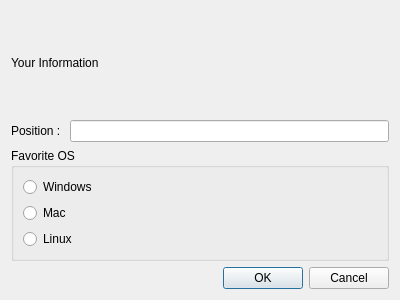
<?xml version="1.0" encoding="UTF-8"?>
<ui version="4.0">
 <class>InfoDialog</class>
 <widget class="QDialog" name="InfoDialog">
  <property name="geometry">
   <rect>
    <x>0</x>
    <y>0</y>
    <width>400</width>
    <height>300</height>
   </rect>
  </property>
  <property name="windowTitle">
   <string>Dialog</string>
  </property>
  <layout class="QVBoxLayout" name="verticalLayout_2">
   <item>
    <widget class="QLabel" name="label">
     <property name="text">
      <string>Your Information</string>
     </property>
    </widget>
   </item>
   <item>
    <layout class="QHBoxLayout" name="horizontalLayout_2">
     <item>
      <widget class="QLabel" name="label_2">
       <property name="text">
        <string>Position : </string>
       </property>
      </widget>
     </item>
     <item>
      <widget class="QLineEdit" name="positionLineEdit"/>
     </item>
    </layout>
   </item>
   <item>
    <widget class="QGroupBox" name="groupBox">
     <property name="title">
      <string>Favorite OS</string>
     </property>
     <layout class="QHBoxLayout" name="horizontalLayout">
      <item>
       <layout class="QVBoxLayout" name="verticalLayout">
        <item>
         <widget class="QRadioButton" name="windowsRadioButton">
          <property name="text">
           <string>Windows</string>
          </property>
         </widget>
        </item>
        <item>
         <widget class="QRadioButton" name="macRadioButton">
          <property name="text">
           <string>Mac</string>
          </property>
         </widget>
        </item>
        <item>
         <widget class="QRadioButton" name="linuxRadioButton">
          <property name="text">
           <string>Linux</string>
          </property>
         </widget>
        </item>
       </layout>
      </item>
     </layout>
    </widget>
   </item>
   <item>
    <layout class="QHBoxLayout" name="horizontalLayout_3">
     <item>
      <spacer name="horizontalSpacer">
       <property name="orientation">
        <enum>Qt::Horizontal</enum>
       </property>
       <property name="sizeHint" stdset="0">
        <size>
         <width>108</width>
         <height>20</height>
        </size>
       </property>
      </spacer>
     </item>
     <item>
      <widget class="QPushButton" name="pushButton">
       <property name="text">
        <string>OK</string>
       </property>
      </widget>
     </item>
     <item>
      <widget class="QPushButton" name="pushButton_2">
       <property name="text">
        <string>Cancel</string>
       </property>
      </widget>
     </item>
    </layout>
   </item>
  </layout>
 </widget>
 <resources/>
 <connections/>
</ui>
